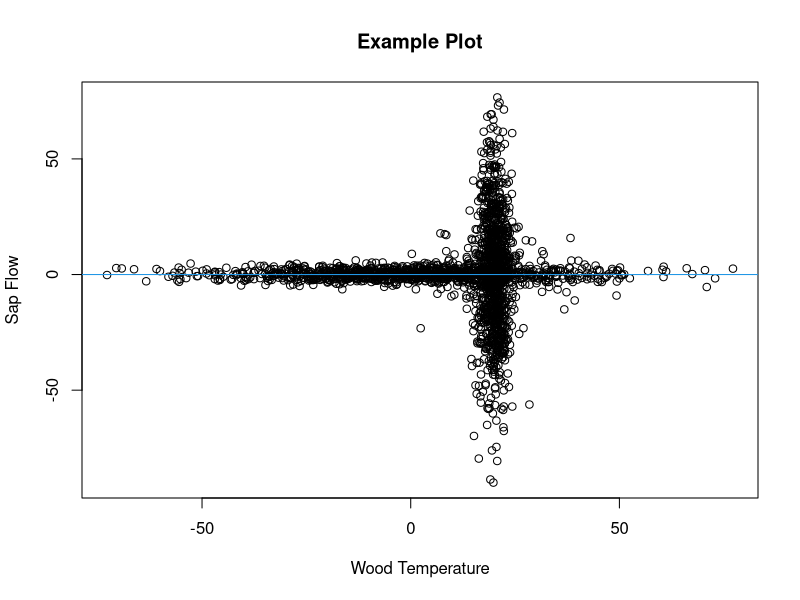
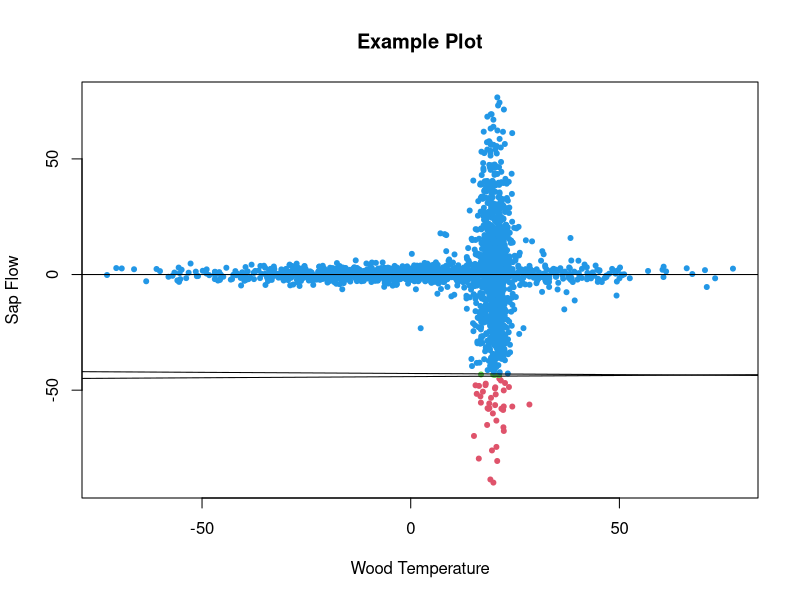

The R source for these figures, in order: (Note: a time limit stopped this script after it produced the figures.)

# Finding Critical Points for the Relationship Between Wood Temperature and
# Winter-Dormant-Season Sap Flow

# David Moore
# University of New Hampshire Ecohydrology Lab
# July 2023
# davidblakneymoore@gmail.com


# The Explanation

# There are situations where data points, when plotted, cluster around the
# horizontal axis except when they're near a particular value along that axis.
# A picture will help describe this situation.

Predictor_Variable <- c(rnorm(1000, 0, 25), rnorm(1000, 20, 2), rnorm(100, 20, 10))
Response_Variable <- c(rnorm(1000, 0, 2), rnorm(1000, 0, 25), rnorm(100, 0, 10))
Data_Frame <- data.frame(Predictor_Variable = Predictor_Variable, Response_Variable = Response_Variable)
plot(Response_Variable ~ Predictor_Variable, Data_Frame, main = 'Example Plot', xlab = 'Wood Temperature', ylab = 'Sap Flow')
abline(h = 0, col = 4)

# This figure is included in this repository - it's called 'Example Plot 1'.

# This made-up data mimics what I've seen in my studies on winter-dormant-
# season sap flow, where wood temperature is the predictor variable and sap
# flow is the response variable. At extreme wood temperature values, there is
# essentially no sap flow, but when wood temperature values approach a
# particular value (which may be species-specific) from above or below, sap
# flows either downward or upward in deciduous hardwoods.

# In these scenarios, the value of the predictor variable at which the response
# variable is most variable is unknown. This value, which I'll call the
# 'critical value', must be identified and likely has physiological
# significance for the tree. Here, I propose a method to estimate these
# critical values.

# To estimate a critical value, I propose to split the plane of the plot up
# into four quadrants. The quadrants will come together at a point on the
# horizontal axis somewhere between the minimum and maximum values of the
# predictor variable. These quadrants will be delineated by two lines that
# cross on the horizontal axis and that have slopes of equal magnitude but of
# different signs (in other words, the lines that delineate the quadrants are
# reflections of each other about the vertical line that passes through the
# point where the lines delineating the quadrant cross). Again, a figure will
# help to illustrate this concept.

Horizontal_Axis_Intercept_Interval <- 0.1
Vertical_Axis_Intercept_Interval <- 0.1
Slope_Interval <- 0.01
Angles <- seq((0 + Slope_Interval), ((pi / 2) - Slope_Interval), Slope_Interval)
Horizontal_Axis_Intercepts <- seq(min(Data_Frame$Predictor_Variable), max(Data_Frame$Predictor_Variable), by = Horizontal_Axis_Intercept_Interval)
Vertical_Axis_Intercepts <- seq(min(Data_Frame$Predictor_Variable), max(Data_Frame$Predictor_Variable), by = Vertical_Axis_Intercept_Interval)
i <- sample(seq_len(length((Horizontal_Axis_Intercepts))), 1)
j <- sample(seq_len(length((Vertical_Axis_Intercepts))), 1)
k <- sample(seq_len(length(Angles)), 1)
Bottommost_Points <- ifelse((Data_Frame$Response_Variable < ((tan(Angles[k]) * Data_Frame$Predictor_Variable) + Vertical_Axis_Intercepts[j] - (Horizontal_Axis_Intercepts[i] * tan(Angles[k])))) & (Data_Frame$Response_Variable < ((-tan(Angles[k]) * Data_Frame$Predictor_Variable) + Vertical_Axis_Intercepts[j] + (Horizontal_Axis_Intercepts[i] * tan(Angles[k])))), T, F)
Leftmost_Regions <- ifelse((Data_Frame$Response_Variable > ((tan(Angles[k]) * Data_Frame$Predictor_Variable) + Vertical_Axis_Intercepts[j] - (Horizontal_Axis_Intercepts[i] * tan(Angles[k])))) & (Data_Frame$Response_Variable < ((-tan(Angles[k]) * Data_Frame$Predictor_Variable) + Vertical_Axis_Intercepts[j] + (Horizontal_Axis_Intercepts[i] * tan(Angles[k])))), T, F)
Topmost_Points <- ifelse((Data_Frame$Response_Variable > ((tan(Angles[k]) * Data_Frame$Predictor_Variable) + Vertical_Axis_Intercepts[j] - (Horizontal_Axis_Intercepts[i] * tan(Angles[k])))) & (Data_Frame$Response_Variable > ((-tan(Angles[k]) * Data_Frame$Predictor_Variable) + Vertical_Axis_Intercepts[j] + (Horizontal_Axis_Intercepts[i] * tan(Angles[k])))), T, F)
Rightmost_Points <- ifelse((Data_Frame$Response_Variable < ((tan(Angles[k]) * Data_Frame$Predictor_Variable) + Vertical_Axis_Intercepts[j] - (Horizontal_Axis_Intercepts[i] * tan(Angles[k])))) & (Data_Frame$Response_Variable > ((-tan(Angles[k]) * Data_Frame$Predictor_Variable) + Vertical_Axis_Intercepts[j] + (Horizontal_Axis_Intercepts[i] * tan(Angles[k])))), T, F)
Bottommost_Points <- Data_Frame[Bottommost_Points, ]
Leftmost_Regions <- Data_Frame[Leftmost_Regions, ]
Topmost_Points <- Data_Frame[Topmost_Points, ]
Rightmost_Points <- Data_Frame[Rightmost_Points, ]
plot(Response_Variable ~ Predictor_Variable, Data_Frame, type = 'n', main = 'Example Plot', xlab = 'Wood Temperature', ylab = 'Sap Flow')
points(Bottommost_Points$Predictor_Variable, Bottommost_Points$Response_Variable, pch = 20, col = 2)
points(Leftmost_Regions$Predictor_Variable, Leftmost_Regions$Response_Variable, pch = 20, col = 3)
points(Topmost_Points$Predictor_Variable, Topmost_Points$Response_Variable, pch = 20, col = 4)
points(Rightmost_Points$Predictor_Variable, Rightmost_Points$Response_Variable, pch = 20, col = 5)
abline(a = (Vertical_Axis_Intercepts[j] - (Horizontal_Axis_Intercepts[i] * tan(Angles[k]))), b = (tan(Angles[k])))
abline(a = (Vertical_Axis_Intercepts[j] + (Horizontal_Axis_Intercepts[i] * tan(Angles[k]))), b = (-tan(Angles[k])))
abline(h = 0)

# To find the critical value, two major processes will happen. First, the lines
# delineating the quadrants will start at the leftmost data point and
# incrementally move rightward along the horizontal axis. Second, at each of
# the horizontal axis intercepts where these two lines meet, the angles of
# these lines will vary incrementally from 0 to pi / 2. For each combination of
# horizontal axis intercept and angle, a least-squares value will be
# calculated. This least-squares value will be the sum of the squared residuals
# from the topmost and bottommost quadrants (these residuals are the difference
# between the data points in these two quadrants and the vertical line that
# passes through the point where the lines delineating the quadrants cross)
# taken together and from the leftmost and rightmost quadrants (these residuals
# are the difference between the data points in these two quadrants and the
# horizontal axis) taken together. The critical point will be the value of the
# predictor variable that generates the minimum least-squares value.

# An even better and more descriptive figure that helps to explain this process
# is included in this repository - it's called 'Example Plot 2.jpeg'.

# Actually, a third minor process will also happen concurrently. The vertical
# position of this critical point will be allowed to vary as well. Although, in
# theory, sap flow will approach 0 at extreme temperatures, in practice, sap
# flow values are typically off by a small amount due to probe misalignment
# (details can be found in Burgess et al., 2001). Therefore, in order to
# determine the empirical value for no sap flow, this critical point will be
# allowed to vary vertically, and the vertical position of this critical point
# will be subtracted from all sap flow values to reset the baseline to 0.

# This function takes ten arguments. The first two are required.

# The 'Predictor_Variable' argument specifies which variable will be treated as
# the variable on the horizontal axis. If the 'Data_Frame' argument is used to
# specify a data frame containing the predictor variable column, the
# 'Predictor_Variable' argument should not be written as a character string (it
# should not be surrounded by quotation marks). If the 'Data_Frame' argument is
# not used, the 'Predictor_Variable' argument should  be written as a character
# string, surrounded by quotation marks. This argument must be numeric and of
# the same length as the 'Response_Variable' argument.

# The 'Response_Variable' argument specifies which variable will be treated as
# the variable on the vertical axis. If the 'Data_Frame' argument is used to
# specify a data frame containing the response variable column, the
# 'Response_Variable' argument should not be written as a character string (it
# should not be surrounded by quotation marks). If the 'Data_Frame' argument is
# not used, the 'Response_Variable' argument should  be written as a character
# string, surrounded by quotation marks. This argument must be numeric and of
# the same length as the 'Predictor_Variable' argument.

# The 'Data_Frame' argument is optional and can be used to identify an object
# of class 'data.frame' that contains both the predictor and response
# variables.

# The 'Horizontal_Variable_Minimum_Value' argument specifies the minimum
# possible value for the critical point's horizontal axis (predictor variable)
# value. Since it may not be computationally efficient to search for the
# critical value across the entire range of the predictor variable, a subset of
# predictor variable values can be specified.

# The 'Horizontal_Variable_Maximum_Value' argument specifies the maximum
# possible value for the critical point's horizontal axis (predictor variable)
# value. Since it may not be computationally efficient to search for the
# critical value across the entire range of the predictor variable, a subset of
# predictor variable values can be specified.

# The 'Vertical_Variable_Minimum_Value' argument specifies the minimum possible
# value for the critical point's vertical axis (response variable) value. Since
# it may not be computationally efficient to search for the critical value
# across the entire range of the response variable, a subset of response
# variable values can be specified.

# The 'Vertical_Variable_Maximum_Value' argument specifies the maximum possible
# value for the critical point's vertical axis (response variable) value. Since
# it may not be computationally efficient to search for the critical value
# across the entire range of the response variable, a subset of response
# variable values can be specified.

# The 'Slope_Interval' argument specifies, in radians, how gradually slopes
# (angles) should increase from 0 to pi / 2. Smaller 'Slope_Interval' values
# will cause the function to take longer to run but will lead to more accurate
# critical values. This argument must be numeric, of length 1, and between 0
# and pi / 2.

# The 'Horizontal_Axis_Intercept_Interval' argument specifies, in whatever
# units the predictor variable is in, how gradually the quadrants shift from
# right to left. Smaller 'Horizontal_Axis_Intercept_Interval' values will cause
# the function to take longer to run but will lead to more accurate critical
# values. This argument must be numeric, of length 1, and between 0
# and the domain of the predictor variable.

# The 'Vertical_Axis_Intercept_Interval' argument specifies, in whatever units
# the response variable is in, how gradually the quadrants shift from top to
# bottom. Smaller 'Vertical_Axis_Intercept_Interval' values will cause the
# function to take longer to run but will lead to more accurate critical
# values. This argument must be numeric, of length 1, and between 0 and the
# domain of the response variable.


# The Function

Function_for_Finding_the_Critical_Point <- function (Predictor_Variable, Response_Variable, Data_Frame, Horizontal_Variable_Minimum_Value = ifelse(is.null(Data_Frame), min(Predictor_Variable), min(Data_Frame$Predictor_Variable)), Horizontal_Variable_Maximum_Value = ifelse(is.null(Data_Frame), max(Predictor_Variable), max(Data_Frame$Predictor_Variable)), Vertical_Variable_Minimum_Value = ifelse(is.null(Data_Frame), min(Response_Variable), min(Data_Frame$Response_Variable)), Vertical_Variable_Maximum_Value = ifelse(is.null(Data_Frame), max(Response_Variable), max(Data_Frame$Response_Variable)), Slope_Interval = 0.01, Horizontal_Axis_Intercept_Interval = 0.01, Vertical_Axis_Intercept_Interval = 0.01) {
  if (is.null(Data_Frame)) {
    if (!is.numeric(Predictor_Variable)) {
      stop ("'Predictor_Variable' must be a numeric variable.")
    }
    if (!is.numeric(Response_Variable)) {
      stop ("'Response_Variable' must be a numeric variable.")
    }
    if (length(Predictor_Variable) != length(Response_Variable)) {
      stop ("'Predictor_Variable' and 'Response_Variable' must be of the same length.")
    }
    Predictor_Variable_Name <- deparse(substitute(Predictor_Variable))
    Response_Variable_Name <- deparse(substitute(Response_Variable))
    Data_Frame <- data.frame(Predictor_Variable = Predictor_Variable, Response_Variable = Response_Variable)
  } else if (!is.null(Data_Frame)) {
    if (class(Data_Frame) != 'data.frame') {
      stop ("'Data_Frame' must be of class 'data.frame'.")
    }
    Predictor_Variable_Name <- deparse(substitute(Predictor_Variable))
    Response_Variable_Name <- deparse(substitute(Response_Variable))
    Predictor_Variable <- Data_Frame[, deparse(substitute(Predictor_Variable))]
    Response_Variable <- Data_Frame[, deparse(substitute(Response_Variable))]
    if (!is.numeric(Predictor_Variable) | !is.numeric(Response_Variable)) {
      stop ("'Predictor_Variable' and 'Response_Variable' must be numeric variables.")
    }
    if (length(Predictor_Variable) != length(Response_Variable)) {
      stop ("'Predictor_Variable' and 'Response_Variable' must be of the same length.")
    }
    Data_Frame <- data.frame(Predictor_Variable = Predictor_Variable, Response_Variable = Response_Variable)
  }
  if (!is.numeric(Horizontal_Variable_Minimum_Value)) {
    stop ("'Horizontal_Variable_Minimum_Value' must be numeric.")
  }
  if (length(Horizontal_Variable_Minimum_Value) != 1) {
    stop ("'Horizontal_Variable_Minimum_Value' must be a single value.")
  }
  if (Horizontal_Variable_Minimum_Value > max(Data_Frame$Predictor_Variable) | Horizontal_Variable_Minimum_Value < min(Data_Frame$Predictor_Variable)) {
    stop ("'Horizontal_Variable_Minimum_Value' must be within the range of predictor variable values.")
  }
  if (!is.numeric(Horizontal_Variable_Maximum_Value)) {
    stop ("'Horizontal_Variable_Maximum_Value' must be numeric.")
  }
  if (length(Horizontal_Variable_Maximum_Value) != 1) {
    stop ("'Horizontal_Variable_Maximum_Value' must be a single value.")
  }
  if (Horizontal_Variable_Maximum_Value > max(Data_Frame$Predictor_Variable) | Horizontal_Variable_Maximum_Value < min(Data_Frame$Predictor_Variable)) {
    stop ("'Horizontal_Variable_Maximum_Value' must be within the range of predictor variable values.")
  }
  if (!is.numeric(Vertical_Variable_Minimum_Value)) {
    stop ("'Vertical_Variable_Minimum_Value' must be numeric.")
  }
  if (length(Vertical_Variable_Minimum_Value) != 1) {
    stop ("'Vertical_Variable_Minimum_Value' must be a single value.")
  }
  if (Vertical_Variable_Minimum_Value > max(Data_Frame$Response_Variable) | Vertical_Variable_Minimum_Value < min(Data_Frame$Response_Variable)) {
    stop ("'Vertical_Variable_Minimum_Value' must be within the range of response variable values.")
  }
  if (!is.numeric(Vertical_Variable_Maximum_Value)) {
    stop ("'Vertical_Variable_Maximum_Value' must be numeric.")
  }
  if (length(Vertical_Variable_Maximum_Value) != 1) {
    stop ("'Vertical_Variable_Maximum_Value' must be a single value.")
  }
  if (Vertical_Variable_Maximum_Value > max(Data_Frame$Response_Variable) | Vertical_Variable_Maximum_Value < min(Data_Frame$Response_Variable)) {
    stop ("'Vertical_Variable_Maximum_Value' must be within the range of response variable values.")
  }
  if (!is.numeric(Horizontal_Axis_Intercept_Interval)) {
    stop ("'Horizontal_Axis_Intercept_Interval' must be numeric.")
  }
  if (length(Horizontal_Axis_Intercept_Interval) != 1) {
    stop ("'Horizontal_Axis_Intercept_Interval' must be a single value.")
  }
  if (Horizontal_Axis_Intercept_Interval <= 0 | Horizontal_Axis_Intercept_Interval >= (max(Data_Frame$Predictor_Variable) - min(Data_Frame$Predictor_Variable))) {
    stop ("'Horizontal_Axis_Intercept_Interval' must be greater than 0 and smaller than the difference between the maximum and minimum values of the predictor variable.")
  }
  if (!is.numeric(Vertical_Axis_Intercept_Interval)) {
    stop ("'Vertical_Axis_Intercept_Interval' must be numeric.")
  }
  if (length(Vertical_Axis_Intercept_Interval) != 1) {
    stop ("'Vertical_Axis_Intercept_Interval' must be a single value.")
  }
  if (Vertical_Axis_Intercept_Interval <= 0 | Vertical_Axis_Intercept_Interval >= (max(Data_Frame$Response_Variable) - min(Data_Frame$Response_Variable))) {
    stop ("'Vertical_Axis_Intercept_Interval' must be greater than 0 and smaller than the difference between the maximum and minimum values of the response variable.")
  }
  if (!is.numeric(Slope_Interval)) {
    stop ("'Slope_Interval' must be numeric.")
  }
  if (length(Slope_Interval) != 1) {
    stop ("'Slope_Interval' must be a single value.")
  }
  if (Slope_Interval <= 0 | Slope_Interval >= pi / 2) {
    stop ("'Slope_Interval' must be greater than 0 and less than pi / 2.")
  }
  Angles <- seq((0 + Slope_Interval), ((pi / 2) - Slope_Interval), Slope_Interval)
  Horizontal_Axis_Intercepts <- seq(Horizontal_Variable_Minimum_Value, Horizontal_Variable_Maximum_Value, by = Horizontal_Axis_Intercept_Interval)
  Vertical_Axis_Intercepts <- seq(Vertical_Variable_Minimum_Value, Vertical_Variable_Maximum_Value, by = Vertical_Axis_Intercept_Interval)
  Output <- list(NULL)
  Counter <- 1
  for (i in seq_len(length(Horizontal_Axis_Intercepts))) {
    for (j in seq_len(length(Vertical_Axis_Intercepts))) {
      for (k in seq_len(length(Angles))) {
        Bottommost_Points <- ifelse((Data_Frame$Response_Variable < ((tan(Angles[k]) * Data_Frame$Predictor_Variable) + Vertical_Axis_Intercepts[j] - (Horizontal_Axis_Intercepts[i] * tan(Angles[k])))) & (Data_Frame$Response_Variable < ((-tan(Angles[k]) * Data_Frame$Predictor_Variable) + Vertical_Axis_Intercepts[j] + (Horizontal_Axis_Intercepts[i] * tan(Angles[k])))), T, F)
        Leftmost_Points <- ifelse((Data_Frame$Response_Variable > ((tan(Angles[k]) * Data_Frame$Predictor_Variable) + Vertical_Axis_Intercepts[j] - (Horizontal_Axis_Intercepts[i] * tan(Angles[k])))) & (Data_Frame$Response_Variable < ((-tan(Angles[k]) * Data_Frame$Predictor_Variable) + Vertical_Axis_Intercepts[j] + (Horizontal_Axis_Intercepts[i] * tan(Angles[k])))), T, F)
        Topmost_Points <- ifelse((Data_Frame$Response_Variable > ((tan(Angles[k]) * Data_Frame$Predictor_Variable) + Vertical_Axis_Intercepts[j] - (Horizontal_Axis_Intercepts[i] * tan(Angles[k])))) & (Data_Frame$Response_Variable > ((-tan(Angles[k]) * Data_Frame$Predictor_Variable) + Vertical_Axis_Intercepts[j] + (Horizontal_Axis_Intercepts[i] * tan(Angles[k])))), T, F)
        Rightmost_Points <- ifelse((Data_Frame$Response_Variable < ((tan(Angles[k]) * Data_Frame$Predictor_Variable) + Vertical_Axis_Intercepts[j] - (Horizontal_Axis_Intercepts[i] * tan(Angles[k])))) & (Data_Frame$Response_Variable > ((-tan(Angles[k]) * Data_Frame$Predictor_Variable) + Vertical_Axis_Intercepts[j] + (Horizontal_Axis_Intercepts[i] * tan(Angles[k])))), T, F)
        Vertical_Points <- Data_Frame[Bottommost_Points | Topmost_Points, ]
        Vertical_Sum_of_Squared_Residuals <- sum((Vertical_Points$Predictor_Variable - Horizontal_Axis_Intercepts[i]) ^ 2)
        Horizontal_Points <- Data_Frame[Leftmost_Points | Rightmost_Points, ]
        Horizontal_Sum_of_Squared_Residuals <- sum((Horizontal_Points$Response_Variable - Vertical_Axis_Intercepts[j]) ^ 2)
        Overall_Sum_of_Squared_Residuals <- Vertical_Sum_of_Squared_Residuals + Horizontal_Sum_of_Squared_Residuals
        Output[[Counter]] <- list(Horizontal_Axis_Intercept = Horizontal_Axis_Intercepts[i], Vertical_Axis_Intercept = Vertical_Axis_Intercepts[j], Angle = Angles[k], Overall_Sum_of_Squared_Residuals = Overall_Sum_of_Squared_Residuals)
        Counter <- Counter + 1
      }
    }
  }
  Best_Critical_Point <- Output[[which.min(sapply(Output, `[`, 'Overall_Sum_of_Squared_Residuals'))]]
  Bottommost_Points_Logical <- ifelse((Data_Frame$Response_Variable < ((tan(Best_Critical_Point$Angle) * Data_Frame$Predictor_Variable) + Best_Critical_Point$Vertical_Axis_Intercept - (Best_Critical_Point$Horizontal_Axis_Intercept * tan(Best_Critical_Point$Angle)))) & (Data_Frame$Response_Variable < ((-tan(Best_Critical_Point$Angle) * Data_Frame$Predictor_Variable) + Best_Critical_Point$Vertical_Axis_Intercept + (Best_Critical_Point$Horizontal_Axis_Intercept * tan(Best_Critical_Point$Angle)))), T, F)
  Leftmost_Points_Logical <- ifelse((Data_Frame$Response_Variable > ((tan(Best_Critical_Point$Angle) * Data_Frame$Predictor_Variable) + Best_Critical_Point$Vertical_Axis_Intercept - (Best_Critical_Point$Horizontal_Axis_Intercept * tan(Best_Critical_Point$Angle)))) & (Data_Frame$Response_Variable < ((-tan(Best_Critical_Point$Angle) * Data_Frame$Predictor_Variable) + Best_Critical_Point$Vertical_Axis_Intercept + (Best_Critical_Point$Horizontal_Axis_Intercept * tan(Best_Critical_Point$Angle)))), T, F)
  Topmost_Points_Logical <- ifelse((Data_Frame$Response_Variable > ((tan(Best_Critical_Point$Angle) * Data_Frame$Predictor_Variable) + Best_Critical_Point$Vertical_Axis_Intercept - (Best_Critical_Point$Horizontal_Axis_Intercept * tan(Best_Critical_Point$Angle)))) & (Data_Frame$Response_Variable > ((-tan(Best_Critical_Point$Angle) * Data_Frame$Predictor_Variable) + Best_Critical_Point$Vertical_Axis_Intercept + (Best_Critical_Point$Horizontal_Axis_Intercept * tan(Best_Critical_Point$Angle)))), T, F)
  Rightmost_Points_Logical <- ifelse((Data_Frame$Response_Variable < ((tan(Best_Critical_Point$Angle) * Data_Frame$Predictor_Variable) + Best_Critical_Point$Vertical_Axis_Intercept - (Best_Critical_Point$Horizontal_Axis_Intercept * tan(Best_Critical_Point$Angle)))) & (Data_Frame$Response_Variable > ((-tan(Best_Critical_Point$Angle) * Data_Frame$Predictor_Variable) + Best_Critical_Point$Vertical_Axis_Intercept + (Best_Critical_Point$Horizontal_Axis_Intercept * tan(Best_Critical_Point$Angle)))), T, F)
  list(Horizontal_Axis_Intercept = Best_Critical_Point$Horizontal_Axis_Intercept, Vertical_Axis_Intercept = Best_Critical_Point$Vertical_Axis_Intercept, Angle = Best_Critical_Point$Angle, Overall_Sum_of_Squared_Residuals = Best_Critical_Point$Overall_Sum_of_Squared_Residuals, Bottommost_Points = Data_Frame[Bottommost_Points_Logical, ], Leftmost_Points = Data_Frame[Leftmost_Points_Logical, ], Topmost_Points = Data_Frame[Topmost_Points_Logical, ], Rightmost_Points = Data_Frame[Rightmost_Points_Logical, ], Horizontal_Points = Data_Frame[Leftmost_Regions_Logical | Rightmost_Points_Logical, ], Vertical_Points = Data_Frame[Bottommost_Points_Logical | Topmost_Points_Logical, ])
}


# An Example

# Let's see if we can identify the critical point for the made-up data we
# generated in the 'The Explanation' section.

(Output <- Function_for_Finding_the_Critical_Point(Predictor_Variable, Response_Variable, Data_Frame))
plot(Response_Variable ~ Predictor_Variable, Data_Frame, main = 'Example Plot', xlab = 'Wood Temperature', ylab = 'Sap Flow')
abline(h = Output$Vertical_Axis_Intercept, col = 4)
abline(v = Output$Horizontal_Axis_Intercept, col = 4)

# I think the function did a nice job!


# Works Cited

# Burgess, S.S.O., M.A. Adams, N.C. Turner, C.R. Beverly, C.K. Ong, A.A.H.
# Khan, and T.M. Bleby. 2001. An improved heat pulse method to measure low and
# reverse rates of sap flow in woody plants. Tree Physiol. 21:589-598.
